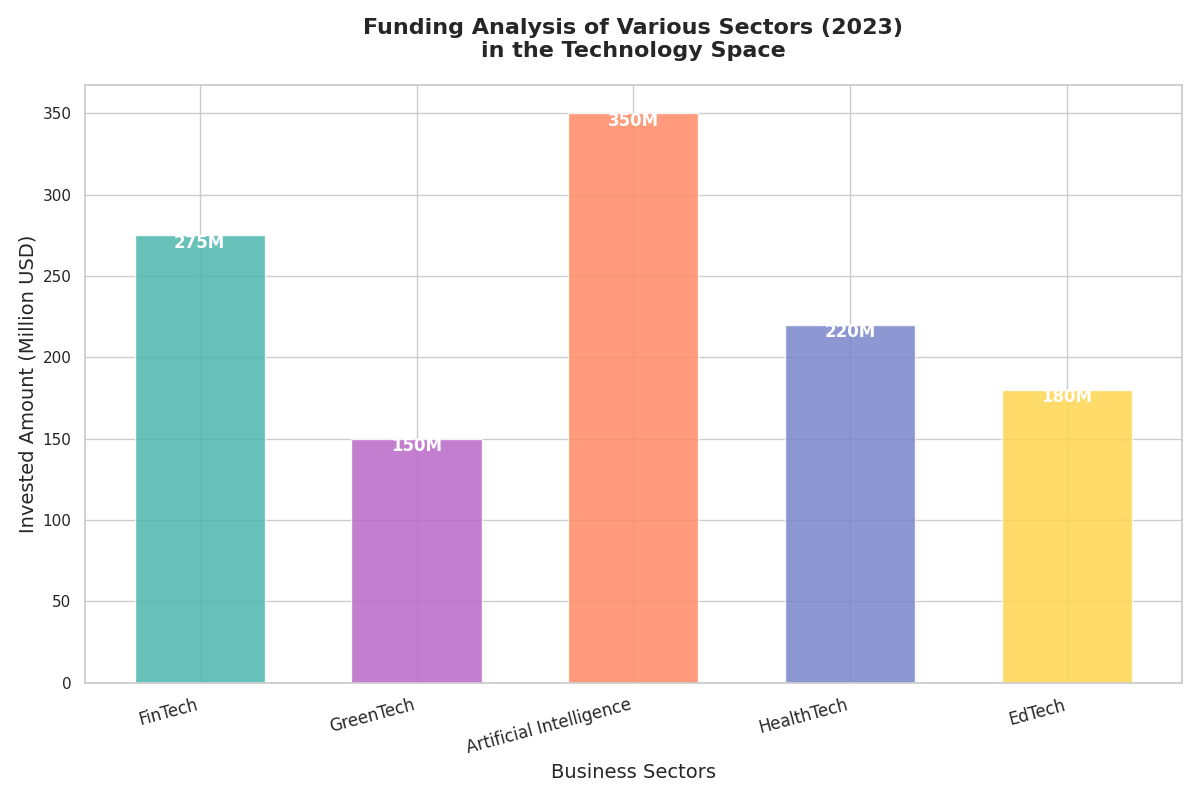

The Python source for this figure:
import matplotlib.pyplot as plt
import numpy as np

sectors = ['FinTech', 'GreenTech', 'Artificial Intelligence', 'HealthTech', 'EdTech']
funding_amounts = [275, 150, 350, 220, 180]
colors = ['#4DB6AC', '#BA68C8', '#FF8A65', '#7986CB', '#FFD54F']

fig, ax = plt.subplots(figsize=(12, 8))
bar_positions = np.arange(len(sectors))
bars = ax.bar(bar_positions, funding_amounts, color=colors, alpha=0.85, width=0.6)

ax.set_xticks(bar_positions)
ax.set_xticklabels(sectors, rotation=15, ha='right', fontsize=12)

ax.set_title('Funding Analysis of Various Sectors (2023)\nin the Technology Space', fontsize=16, fontweight='bold', pad=20)
ax.set_xlabel('Business Sectors', fontsize=14)
ax.set_ylabel('Invested Amount (Million USD)', fontsize=14)

for bar in bars:
    height = bar.get_height()
    ax.text(bar.get_x() + bar.get_width() / 2, height - 10, f'{height}M', ha='center', va='bottom', fontsize=12, color='white', fontweight='bold')

plt.tight_layout()
plt.show()
